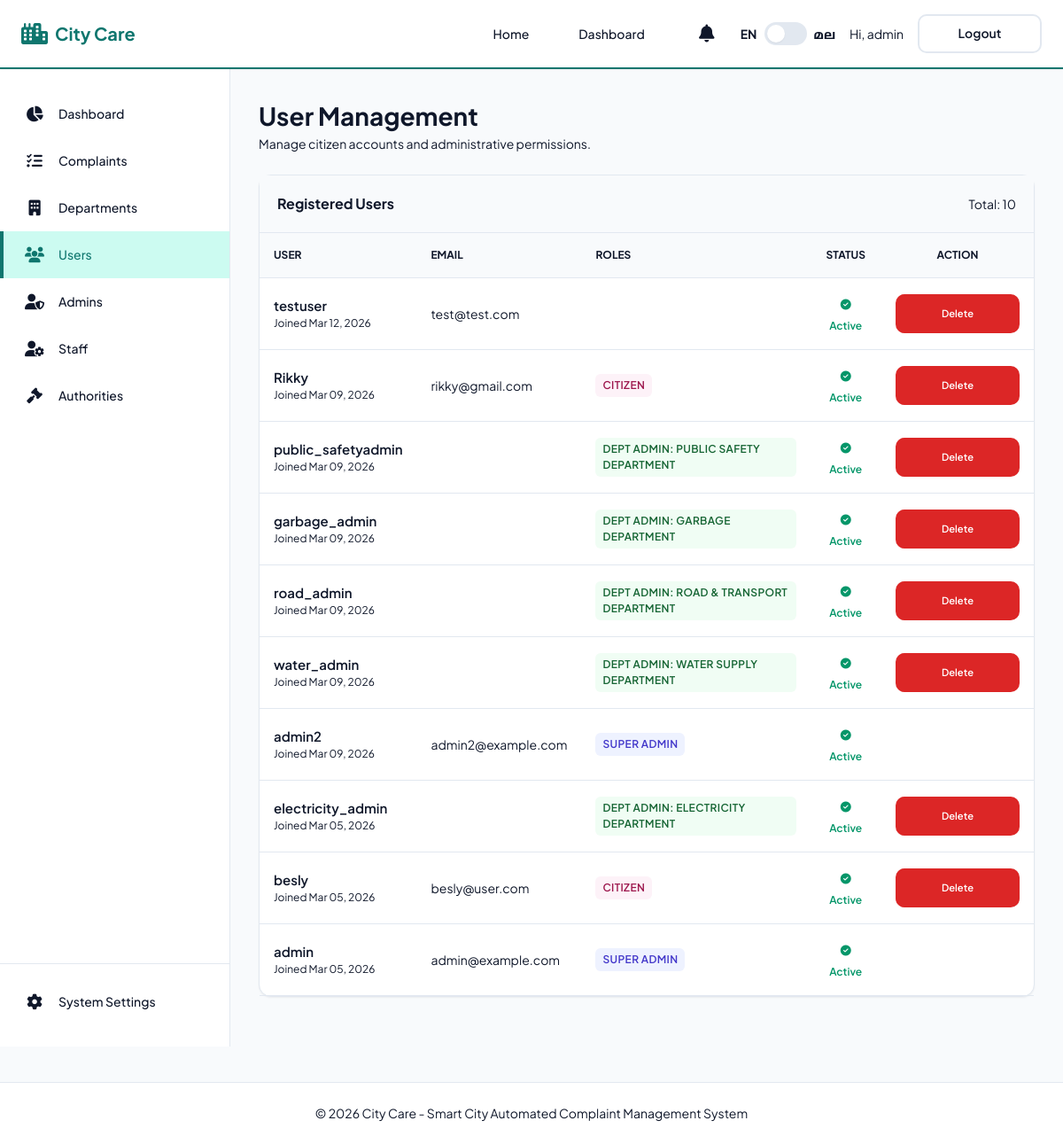
The app's page /dashboard/users/ (signed in), older data.
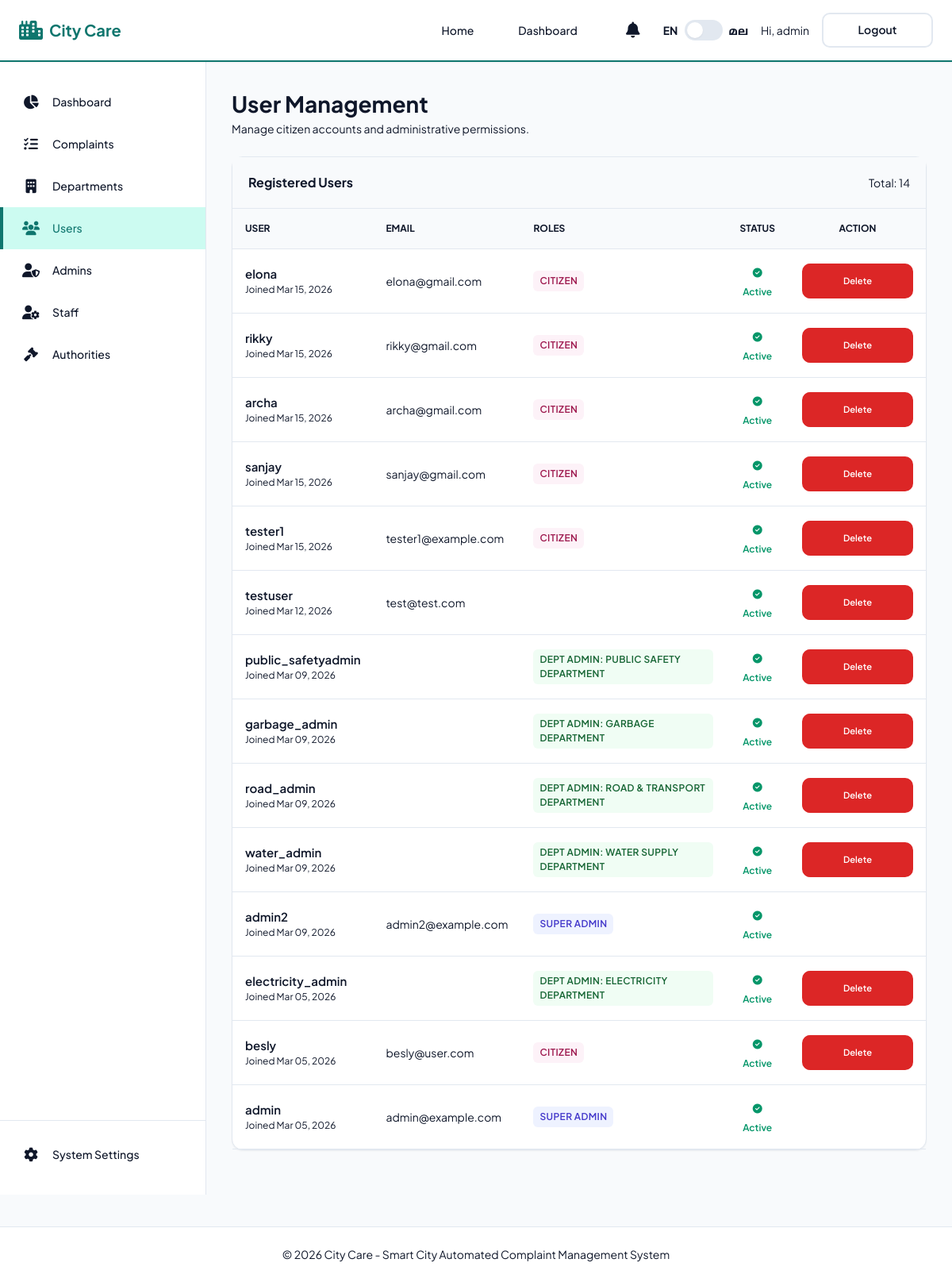
The same page, newer data.
### accounts/models.py (models this page shows, shortened)
class User(AbstractUser):
    is_citizen = models.BooleanField(default=False)
    is_department_admin = models.BooleanField(default=False)
    phone_number = models.CharField(max_length=15, blank=True, null=True)
    department = models.ForeignKey('complaints.Department', on_delete=models.SET_NULL, null=True, blank=True)

### complaints/models.py (models this page shows, shortened)
class Department(models.Model):
    name = models.CharField(_("name"), max_length=100, unique=True)
    description = models.TextField(_("description"), blank=True)
    authority_name = models.CharField(_("authority name"), max_length=150, blank=True, null=True)
    authority_phone = models.CharField(_("authority phone"), max_length=15, blank=True, null=True)
    authority_email = models.EmailField(_("authority email"), blank=True, null=True)
    authority_designation = models.CharField(_("authority designation"), max_length=150, blank=True, null=True)
    higher_authority_name = models.CharField(_("higher authority name"), max_length=150, blank=True, null=True)
    higher_authority_phone = models.CharField(_("higher authority phone"), max_length=15, blank=True, null=True)
    higher_authority_email = models.EmailField(_("higher authority email"), blank=True, null=True)
    higher_authority_designation = models.CharField(_("higher authority designation"), max_length=150, blank=True, null=True)
    higher_authority_contact = models.TextField(_("higher authority contact"), help_text=_("Contact info for higher authority if complaint is overdue"), blank=True, null=True)

### dashboard/views.py (the view)
# urls.py: path('users/', views.manage_users, name='manage_users'),
@superadmin_required
def manage_users(request):
    users = User.objects.all().order_by('-date_joined')
    return render(request, 'dashboard/users_admin.html', {'users': users})

### complaints/context_processors.py (called while the page is built)
def notifications(request):
    if request.user.is_authenticated:
        unread_count = request.user.notifications.filter(is_read=False).count()
        recent_notifications = request.user.notifications.all()[:5]
        return {
            'unread_notifications_count': unread_count,
            'recent_notifications': recent_notifications,
            'is_staff_user': hasattr(request.user, 'departmentstaff')
        }
    return {}

### templates/dashboard/users_admin.html (shortened to what the changed rows need)
{% extends 'dashboard/dashboard_base.html' %}
{% block admin_content %}
<div class="flex-between mb-4">
    <div>
        <h1 style="font-size: 1.75rem; font-weight: 700;">User Management</h1>
    </div>
</div>
<div class="card p-0">
    <div style="padding: 1.25rem; border-bottom: 1px solid var(--border-color); display: flex; justify-content: space-between; align-items: center; background: #f8fafc;">
        <h3 style="font-size: 1rem; font-weight: 700; margin: 0;">Registered Users</h3>
        <span style="font-size: 0.875rem; color: var(--text-muted);">Total: {{ users.count }}</span>
    </div>
    <div style="overflow-x: auto;">
        <table style="width: 100%; border-collapse: collapse;">
            <thead style="background: #f8fafc; border-bottom: 1px solid var(--border-color);">
                <tr>
                    <th style="padding: 1rem; text-align: left; font-size: 0.75rem; font-weight: 700; text-transform: uppercase; color: var(--text-muted);">User</th>
                    <th style="padding: 1rem; text-align: left; font-size: 0.75rem; font-weight: 700; text-transform: uppercase; color: var(--text-muted);">Email</th>
                    <th style="padding: 1rem; text-align: left; font-size: 0.75rem; font-weight: 700; text-transform: uppercase; color: var(--text-muted);">Roles</th>
                    <th style="padding: 1rem; text-align: center; font-size: 0.75rem; font-weight: 700; text-transform: uppercase; color: var(--text-muted);">Status</th>
                    <th style="padding: 1rem; text-align: center; font-size: 0.75rem; font-weight: 700; text-transform: uppercase; color: var(--text-muted);">Action</th>
                </tr>
            </thead>
            <tbody>
                {% for u in users %}
                <tr style="border-bottom: 1px solid var(--border-color);">
                    <td style="padding: 1rem;">
                        <div style="font-weight: 600; font-size: 0.9375rem;">{{ u.username }}</div>
                        <div style="font-size: 0.75rem; color: var(--text-muted);">Joined {{ u.date_joined|date:"M d, Y" }}</div>
                    </td>
                    <td style="padding: 1rem; font-size: 0.875rem;">{{ u.email }}</td>
                    <td style="padding: 1rem;">
                        <div style="display: flex; gap: 0.25rem; flex-wrap: wrap;">
                            {% if u.is_superuser %}
                                <span class="badge" style="background: #eef2ff; color: #4338ca;">Super Admin</span>
                            {% endif %}
                            {% if u.is_department_admin %}
                                <span class="badge" style="background: #f0fdf4; color: #166534;">Dept Admin: {{ u.department.name }}</span>
                            {% endif %}
                            {% if u.is_citizen %}
                                <span class="badge" style="background: #fdf2f8; color: #9d174d;">Citizen</span>
                            {% endif %}
                        </div>
                    </td>
                    <td style="padding: 1rem; text-align: center;">
                        {% if u.is_active %}
                            <span style="color: var(--secondary-color); font-size: 0.75rem; font-weight: 600;">
                                <i class="fa-solid fa-circle-check"></i> Active
                            </span>
                        {% else %}
                            <span style="color: var(--danger-color); font-size: 0.75rem; font-weight: 600;">
                                <i class="fa-solid fa-circle-xmark"></i> Suspended
                            </span>
                        {% endif %}
                    </td>
                    <td style="padding: 1rem; text-align: center;">
                        {% if not u.is_superuser %}
                        <form method="post" action="{% url 'delete_user' u.id %}" style="display: inline;" onsubmit="return confirm('Are you sure you want to permanently delete user {{ u.username }}? This action cannot be undone.');">
                            <button type="submit" class="btn btn-danger" style="padding: 0.25rem 0.5rem; font-size: 0.7rem; background: var(--danger-color);">
                                Delete
                            </button>
                        </form>
                        {% endif %}
                    </td>
                </tr>
                {% endfor %}
            </tbody>
        </table>
    </div>
</div>
{% endblock %}

### templates/base.html (shortened to what this page needs)
{% load static i18n %}
<!DOCTYPE html>
<html lang="{{ LANGUAGE_CODE|default:'en' }}">
<head>
    <link rel="stylesheet" href="https://cdnjs.cloudflare.com/ajax/libs/font-awesome/6.4.0/css/all.min.css">
    <link rel="stylesheet" href="{% static 'css/style.css' %}">
</head>
<body>
    <header class="header">
        <div class="container">
            <a href="{% url 'home' %}" class="logo-link"><i class="fa-solid fa-city"></i><span>{% trans 'City Care' %}</span></a>
            <nav class="nav-desktop">
                <div class="nav-links">
                    {% if user.is_authenticated %}
                        {% if user.is_superuser %}
                            <a href="{% url 'home' %}" class="nav-link">{% trans 'Home' %}</a>
                            <a href="{% url 'admin_dashboard' %}" class="nav-link">{% trans 'Dashboard' %}</a>
                        {% elif user.is_department_admin %}
                            <a href="{% url 'home' %}" class="nav-link">{% trans 'Home' %}</a>
                            <a href="{% url 'department_dashboard' %}" class="nav-link">{% trans 'Dashboard' %}</a>
                        {% elif is_staff_user %}
                            <a href="{% url 'staff_dashboard' %}" class="nav-link">{% trans 'Home' %}</a>
                        {% else %}
                            <a href="{% url 'home' %}" class="nav-link">{% trans 'Home' %}</a>
                        {% endif %}
                    {% else %}
                        <a href="{% url 'home' %}" class="nav-link">{% trans 'Home' %}</a>
                    {% endif %}
                </div>
                <div class="nav-actions">
                    {% if user.is_authenticated %}
                        <div class="notifications-wrap">
                            <button type="button" class="notifications-trigger" id="notifications-trigger" aria-label="{% trans 'Notifications' %}" aria-expanded="false" aria-haspopup="true">
                                <i class="fa-solid fa-bell"></i>
                            </button>
                        </div>
                    {% endif %}
                    <form action="{% url 'set_language' %}" method="post" id="lang-form" style="margin: 0; display: flex; align-items: center;">
                        <div class="lang-switch-wrapper">
                            <span class="small text-muted" style="font-weight: 700;">EN</span>
                            <label class="lang-switch" title="{% trans 'Switch Language' %}">
                                {% get_current_language as CURRENT_LANG %}
                                <span class="lang-slider"></span>
                            </label>
                            <span class="small text-muted" style="font-weight: 700;">മല</span>
                        </div>
                    </form>
                    {% if user.is_authenticated %}
                        <span class="small text-muted">{% trans 'Hi' %}, {{ user.username }}</span>
                        <form action="{% url 'logout' %}" method="post" style="margin: 0;">
                            <button type="submit" class="btn btn-secondary">{% trans 'Logout' %}</button>
                        </form>
                    {% else %}
                        <a href="{% url 'login' %}" class="nav-link">{% trans 'Login' %}</a>
                        <a href="{% url 'register' %}" class="btn btn-primary">{% trans 'Register' %}</a>
                    {% endif %}
                </div>
            </nav>
        </div>
                            {% get_current_language as CURRENT_LANG %}
    </header>
    <main>
        <div class="container">
            {% block content %}
            {% endblock %}
        </div>
    </main>
    <footer class="footer">
        <div class="container text-center">
            <p class="small text-muted">&copy; 2026 {% trans 'City Care - Smart City Automated Complaint Management System' %}</p>
        </div>
    </footer>
</body>
</html>

Row changes from the older to the newer data that the page shows:
removed User: username "Rikky", date_joined "Mar 09, 2026", email "rikky@gmail.com", is_citizen "CITIZEN", is_active True (drawn)
added User: username "elona", date_joined "Mar 15, 2026", email "elona@gmail.com", is_citizen "CITIZEN", is_active True (drawn)
added User: username "rikky", date_joined "Mar 15, 2026", email "rikky@gmail.com", is_citizen "CITIZEN", is_active True (drawn)
added User: username "archa", date_joined "Mar 15, 2026", email "archa@gmail.com", is_citizen "CITIZEN", is_active True (drawn)
added User: username "sanjay", date_joined "Mar 15, 2026", email "sanjay@gmail.com", is_citizen "CITIZEN", is_active True (drawn)
added User: username "tester1", date_joined "Mar 15, 2026", email "tester1@example.com", is_citizen "CITIZEN", is_active True (drawn)
Text that changed along with them:
{{ users.count }}: "10" → "14"
